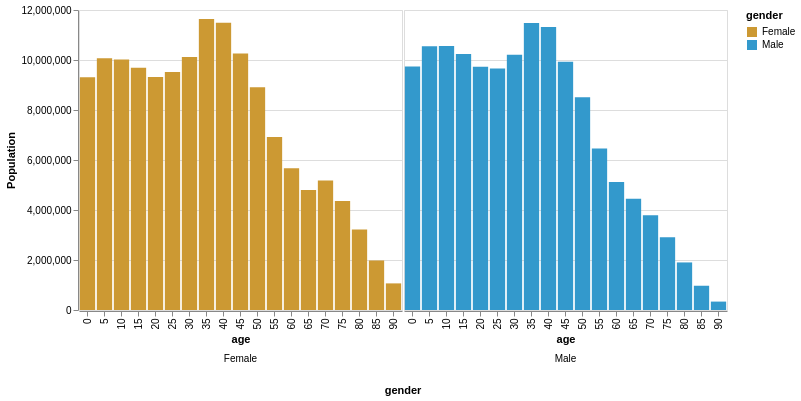

Vega-Lite specification stored for this chart:
### Vega-Lite specification from a JSON file in a GitHub repository (floating-point values rounded to 4 significant figures; data arrays with more than 128 entries replaced by an {"elided": "..."} marker saying what was removed)
{"$schema": "https://vega.github.io/schema/vega-lite/v5.json", "config": {"header": {}}, "data": {"values": {"elided": "570 records"}}, "encoding": {"color": {"field": "gender", "scale": {"range": ["#CC9933", "#3399CC"]}, "type": "nominal"}, "column": {"field": "gender", "header": {"orient": "bottom"}, "spacing": 0, "type": "nominal"}, "x": {"field": "age", "type": "ordinal"}, "y": {"aggregate": "sum", "axis": {"title": "Population"}, "field": "people", "type": "quantitative"}}, "mark": "bar", "transform": [{"filter": "datum.year == 2000"}, {"as": "gender", "calculate": "datum.sex == 2 ? 'Female' : 'Male'"}], "width": {"step": 17}}
